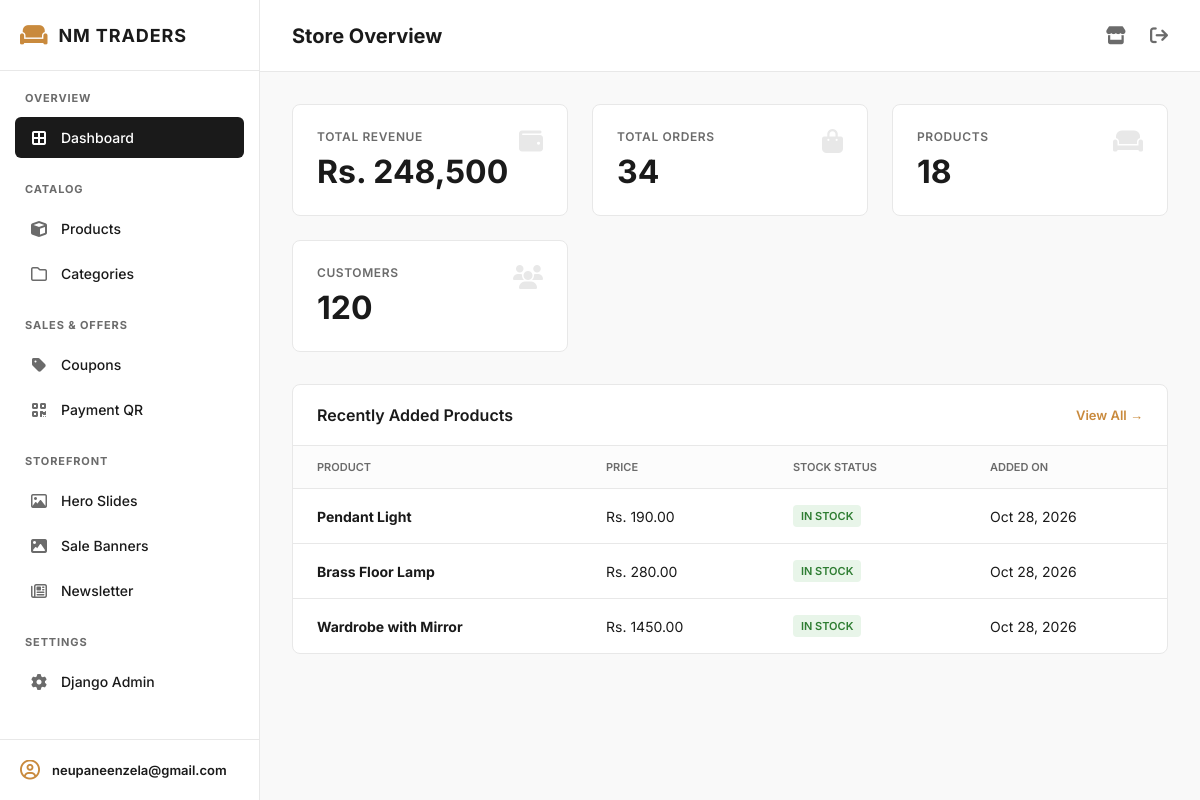
/management/dashboard/ (signed in), run on the app's committed database.
### shop/models.py (models this page shows, shortened)
class Product(models.Model):
    category = models.ForeignKey(Category, on_delete=models.CASCADE, related_name='products')
    name = models.CharField(max_length=120)
    slug = models.SlugField(unique=True, blank=True)
    description = models.TextField(blank=True)
    price = models.DecimalField(max_digits=10, decimal_places=2)
    old_price = models.DecimalField(max_digits=10, decimal_places=2, blank=True, null=True)
    image = models.ImageField(upload_to='products/', blank=True, null=True)
    stock = models.PositiveIntegerField(default=10)
    is_featured = models.BooleanField(default=False)
    is_active = models.BooleanField(default=True)
    badge = models.CharField(max_length=30, blank=True, help_text="e.g. New, Sale, Hot")
    created_at = models.DateTimeField(auto_now_add=True)
    class Meta:
        ordering = ['-created_at']

### shop/views.py (the view)
# urls.py: path('management/dashboard/', views.admin_dashboard, name='admin_dashboard'),
@staff_member_required
def admin_dashboard(request):
    recent_products = Product.objects.all().order_by('-created_at')[:3]
    return render(request, 'admin_panel/dashboard.html', {'recent_products': recent_products})

### shop/context_processors.py (called while the page is built)
def site(request):
    cart = request.session.get('cart', {}) if hasattr(request, 'session') else {}
    return {
        'site': SiteSetting.objects.first() or SiteSetting(),
        'nav_categories': Category.objects.all()[:6],
        'cart_count': sum(cart.values()) if cart else 0,
    }

### shop/templates/admin_panel/dashboard.html (shortened to what this page needs)
{% extends 'admin_panel/admin_base.html' %}
{% block page_header %}Store Overview{% endblock %}
{% block content %}
<div class="stats-grid">
  <div class="stat-card">
    <h3>Total Revenue</h3>
    <p>Rs. 248,500</p>
    <i class="fa-solid fa-wallet icon"></i>
  </div>
  <div class="stat-card">
    <h3>Total Orders</h3>
    <p>34</p>
    <i class="fa-solid fa-bag-shopping icon"></i>
  </div>
  <div class="stat-card">
    <h3>Products</h3>
    <p>18</p>
    <i class="fa-solid fa-couch icon"></i>
  </div>
  <div class="stat-card">
    <h3>Customers</h3>
    <p>120</p>
    <i class="fa-solid fa-users icon"></i>
  </div>
</div>
<div class="table-card">
  <div class="table-header">
    <h2>Recently Added Products</h2>
    <a href="{% url 'shop:admin_product_list' %}">View All →</a>
  </div>
  <table>
    <thead>
      <tr>
        <th>Product</th>
        <th>Price</th>
        <th>Stock Status</th>
        <th>Added On</th>
      </tr>
    </thead>
    <tbody>
      {% for p in recent_products %}
      <tr>
        <td><strong>{{ p.name }}</strong></td>
        <td>Rs. {{ p.price }}</td>
        <td>
          {% if p.stock > 0 %}
            <span class="badge badge-green">In Stock</span>
          {% else %}
            <span class="badge badge-red">Out of Stock</span>
          {% endif %}
        </td>
        <td>{{ p.created_at|date:"M d, Y" }}</td>
      </tr>
      {% empty %}
      <tr>
        <td colspan="4" style="text-align: center; color: var(--muted); padding: 24px;">
          No products added yet. <a href="{% url 'shop:admin_product_add' %}" style="color: var(--accent);">Add one now</a>.
        </td>
      </tr>
      {% endfor %}
    </tbody>
  </table>
</div>
{% endblock %}

### shop/templates/admin_panel/admin_base.html (shortened to what this page needs)
{% load static %}
<!doctype html>
<html lang="en">
<head>
  <link rel="stylesheet" href="https://cdnjs.cloudflare.com/ajax/libs/font-awesome/6.5.0/css/all.min.css">
</head>
<body>
  <aside class="sidebar" id="sidebar">
    <div class="sidebar-header">
      <div class="brand">
        <i class="fa-solid fa-couch"></i> NM Traders
      </div>
    </div>
    <div class="nav-group">
      <p class="nav-label">Overview</p>
      <a href="{% url 'shop:admin_dashboard' %}" class="nav-item {% if request.resolver_match.url_name == 'admin_dashboard' %}active{% endif %}">
        <i class="fa-solid fa-border-all"></i> Dashboard
      </a>
    </div>
    <div class="nav-group">
      <p class="nav-label">Catalog</p>
      <a href="{% url 'shop:admin_product_list' %}" class="nav-item {% if 'product' in request.resolver_match.url_name %}active{% endif %}">
        <i class="fa-solid fa-cube"></i> Products
      </a>
      <a href="#" class="nav-item"><i class="fa-regular fa-folder"></i> Categories</a>
    </div>
    <div class="nav-group">
      <p class="nav-label">Sales & Offers</p>
      <a href="{% url 'shop:admin_coupon_list' %}" class="nav-item {% if 'coupon' in request.resolver_match.url_name %}active{% endif %}">
        <i class="fa-solid fa-tag"></i> Coupons
      </a>
      <a href="{% url 'shop:admin_qr_manage' %}" class="nav-item {% if 'qr' in request.resolver_match.url_name %}active{% endif %}">
        <i class="fa-solid fa-qrcode"></i> Payment QR
      </a>
    </div>
    <div class="nav-group">
      <p class="nav-label">Storefront</p>
      <a href="#" class="nav-item"><i class="fa-regular fa-image"></i> Hero Slides</a>
      <a href="#" class="nav-item"><i class="fa-solid fa-image"></i> Sale Banners</a>
      <a href="#" class="nav-item"><i class="fa-regular fa-newspaper"></i> Newsletter</a>
    </div>
    <div class="nav-group">
      <p class="nav-label">Settings</p>
      <a href="/admin/" target="_blank" class="nav-item"><i class="fa-solid fa-gear"></i> Django Admin</a>
    </div>
    <div class="sidebar-footer">
      <div class="user-profile">
        <i class="fa-regular fa-circle-user"></i>
        {{ request.user.email|default:request.user.username }}
      </div>
    </div>
  </aside>
  <main class="main-content">
    <header class="topbar">
      <div class="topbar-left">
        {% block page_header %}Dashboard{% endblock %}
      </div>
      <div class="topbar-right">
        <a href="/" target="_blank" title="View Storefront"><i class="fa-solid fa-store"></i></a>
        <a href="/admin/logout/" title="Log out"><i class="fa-solid fa-arrow-right-from-bracket"></i></a>
      </div>
    </header>
    <div class="content-body">
      {% block content %}{% endblock %}
    </div>
  </main>
</body>
</html>

### shop/templates/admin_panel/admin_base.html (style rules this page uses)
:root { --primary: #1a1a1a; --primary-hover: #333; --accent: #c98a3d; --bg: #f9f9f9; --surface: #ffffff; --text: #1a1a1a; --muted: #6b6b6b; --border: #e8e8e8; }
* { box-sizing: border-box; margin: 0; padding: 0; font-family: 'Inter', sans-serif; }
body { background: var(--bg); color: var(--text); display: flex; min-height: 100vh; }
.sidebar { width: 260px; background: var(--surface); border-right: 1px solid var(--border); display: flex; flex-direction: column; position: fixed; height: 100vh; overflow-y: auto; transition: transform 0.3s; z-index: 100; }
.sidebar-header { padding: 24px 20px; display: flex; align-items: center; justify-content: space-between; border-bottom: 1px solid var(--border); }
.brand { font-size: 18px; font-weight: 700; color: var(--text); display: flex; align-items: center; gap: 10px; text-transform: uppercase; letter-spacing: 0.05em; }
.brand i { color: var(--accent); font-size: 22px; }
.nav-group { padding: 20px 15px 0; }
.nav-label { font-size: 11px; font-weight: 700; color: var(--muted); text-transform: uppercase; letter-spacing: 0.08em; margin-bottom: 12px; padding-left: 10px; }
.nav-item { display: flex; align-items: center; gap: 12px; padding: 12px 14px; margin-bottom: 4px; border-radius: 6px; color: var(--text); text-decoration: none; font-size: 14px; font-weight: 500; transition: all 0.2s; }
.nav-item i { width: 20px; text-align: center; font-size: 16px; color: var(--muted); transition: color 0.2s; }
.nav-item.active { background: var(--primary); color: #fff; }
.nav-item.active i { color: #fff; }
.sidebar-footer { margin-top: auto; padding: 20px; border-top: 1px solid var(--border); }
.user-profile { display: flex; align-items: center; gap: 12px; font-size: 13px; font-weight: 600; color: var(--text); overflow: hidden; white-space: nowrap; text-overflow: ellipsis; }
.user-profile i { color: var(--accent); font-size: 20px; }
.main-content { flex: 1; margin-left: 260px; display: flex; flex-direction: column; }
.topbar { background: var(--surface); height: 72px; display: flex; align-items: center; justify-content: space-between; padding: 0 32px; border-bottom: 1px solid var(--border); }
.topbar-left { display: flex; align-items: center; gap: 16px; font-size: 20px; font-weight: 700; }
.topbar-right { display: flex; align-items: center; gap: 24px; color: var(--muted); font-size: 18px; }
.topbar-right a { color: inherit; text-decoration: none; transition: color 0.2s; }
.content-body { padding: 32px; max-width: 1200px; margin: 0 auto; width: 100%; }

### shop/templates/admin_panel/dashboard.html (style rules this page uses)
.stats-grid { display: grid; grid-template-columns: repeat(auto-fit, minmax(220px, 1fr)); gap: 24px; margin-bottom: 32px; }
.stat-card { background: var(--surface); border: 1px solid var(--border); border-radius: 8px; padding: 24px; position: relative; overflow: hidden; }
.stat-card h3 { font-size: 12px; color: var(--muted); text-transform: uppercase; letter-spacing: 0.05em; margin-bottom: 8px; font-weight: 600; }
.stat-card p { font-size: 32px; font-weight: 700; color: var(--text); }
.stat-card .icon { position: absolute; top: 24px; right: 24px; font-size: 24px; color: var(--border); }
.table-card { background: var(--surface); border: 1px solid var(--border); border-radius: 8px; overflow: hidden; margin-bottom: 32px; }
.table-header { padding: 20px 24px; border-bottom: 1px solid var(--border); display: flex; justify-content: space-between; align-items: center; }
.table-header h2 { font-size: 16px; font-weight: 600; }
.table-header a { font-size: 13px; font-weight: 600; color: var(--accent); text-decoration: none; }
table { width: 100%; border-collapse: collapse; text-align: left; }
th { background: #fcfcfc; padding: 14px 24px; font-size: 11px; color: var(--muted); text-transform: uppercase; font-weight: 600; border-bottom: 1px solid var(--border); }
td { padding: 16px 24px; border-bottom: 1px solid var(--border); font-size: 14px; vertical-align: middle; }
tr:last-child td { border-bottom: none; }
.badge { display: inline-block; padding: 4px 8px; border-radius: 4px; font-size: 11px; font-weight: 600; text-transform: uppercase; }
.badge-green { background: #e8f5e9; color: #2e7d32; }

### data on the page
Product: name "Pendant Light", price "190.00", stock "IN STOCK", created_at "Oct 28, 2026"
Product: name "Brass Floor Lamp", price "280.00", stock "IN STOCK", created_at "Oct 28, 2026"
Product: name "Wardrobe with Mirror", price "1450.00", stock "IN STOCK", created_at "Oct 28, 2026"

### other printed values
{{ request.user.email|default:request.user.username }} "neupaneenzela@gmail.com"
